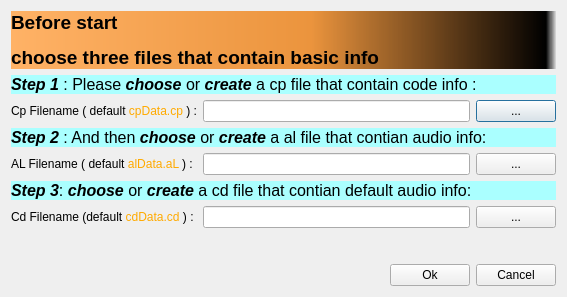
<?xml version="1.0" encoding="UTF-8"?>
<ui version="4.0">
 <class>ChooseCpAlDialog</class>
 <widget class="QDialog" name="ChooseCpAlDialog">
  <property name="geometry">
   <rect>
    <x>0</x>
    <y>0</y>
    <width>567</width>
    <height>297</height>
   </rect>
  </property>
  <property name="windowTitle">
   <string>Dialog</string>
  </property>
  <property name="styleSheet">
   <string notr="true"/>
  </property>
  <layout class="QVBoxLayout" name="verticalLayout_2">
   <item>
    <layout class="QVBoxLayout" name="verticalLayout">
     <item>
      <widget class="QLabel" name="label">
       <property name="styleSheet">
        <string notr="true">background-color: qlineargradient(spread:pad, x1:0, y1:0, x2:1, y2:0, stop:0 rgba(255, 178, 102, 255), stop:0.55 rgba(235, 148, 61, 255), stop:0.98 rgba(0, 0, 0, 255), stop:1 rgba(0, 0, 0, 0));</string>
       </property>
       <property name="text">
        <string>&lt;html&gt;&lt;head/&gt;&lt;body&gt;&lt;p&gt;&lt;span style=&quot; font-size:14pt; font-weight:600;&quot;&gt;Before start &lt;/span&gt;&lt;/p&gt;&lt;p&gt;&lt;span style=&quot; font-size:14pt; font-weight:600;&quot;&gt;choose three files that contain basic info&lt;/span&gt;&lt;/p&gt;&lt;/body&gt;&lt;/html&gt;</string>
       </property>
      </widget>
     </item>
     <item>
      <widget class="QLabel" name="label_2">
       <property name="styleSheet">
        <string notr="true">background-color: rgb(170, 255, 255);</string>
       </property>
       <property name="text">
        <string>&lt;html&gt;&lt;head/&gt;&lt;body&gt;&lt;p&gt;&lt;span style=&quot; font-size:12pt; font-weight:600; font-style:italic;&quot;&gt;Step 1 &lt;/span&gt;&lt;span style=&quot; font-size:12pt;&quot;&gt;: Please &lt;/span&gt;&lt;span style=&quot; font-size:12pt; font-weight:600; font-style:italic;&quot;&gt;choose&lt;/span&gt;&lt;span style=&quot; font-size:12pt;&quot;&gt; or &lt;/span&gt;&lt;span style=&quot; font-size:12pt; font-weight:600; font-style:italic;&quot;&gt;create&lt;/span&gt;&lt;span style=&quot; font-size:12pt;&quot;&gt; a cp file that contain code info :&lt;/span&gt;&lt;/p&gt;&lt;/body&gt;&lt;/html&gt;</string>
       </property>
      </widget>
     </item>
     <item>
      <layout class="QHBoxLayout" name="horizontalLayout">
       <item>
        <widget class="QLabel" name="label_3">
         <property name="text">
          <string>&lt;html&gt;&lt;head/&gt;&lt;body&gt;&lt;p&gt;Cp Filename ( default &lt;span style=&quot; color:#ffaa00;&quot;&gt;cpData.cp &lt;/span&gt;) :&lt;/p&gt;&lt;/body&gt;&lt;/html&gt;</string>
         </property>
        </widget>
       </item>
       <item>
        <widget class="QLineEdit" name="cpFileLineEdit"/>
       </item>
       <item>
        <widget class="QPushButton" name="cpFilePushButton">
         <property name="text">
          <string>...</string>
         </property>
        </widget>
       </item>
      </layout>
     </item>
     <item>
      <widget class="QLabel" name="label_4">
       <property name="styleSheet">
        <string notr="true">background-color: rgb(170, 255, 255);</string>
       </property>
       <property name="text">
        <string>&lt;html&gt;&lt;head/&gt;&lt;body&gt;&lt;p&gt;&lt;span style=&quot; font-size:12pt; font-weight:600; font-style:italic;&quot;&gt;Step 2&lt;/span&gt;&lt;span style=&quot; font-size:12pt;&quot;&gt; : And then &lt;/span&gt;&lt;span style=&quot; font-size:12pt; font-weight:600; font-style:italic;&quot;&gt;choose&lt;/span&gt;&lt;span style=&quot; font-size:12pt;&quot;&gt; or &lt;/span&gt;&lt;span style=&quot; font-size:12pt; font-weight:600; font-style:italic;&quot;&gt;create&lt;/span&gt;&lt;span style=&quot; font-size:12pt;&quot;&gt; a al file that contian audio info:&lt;/span&gt;&lt;/p&gt;&lt;/body&gt;&lt;/html&gt;</string>
       </property>
      </widget>
     </item>
     <item>
      <layout class="QHBoxLayout" name="horizontalLayout_2">
       <item>
        <widget class="QLabel" name="label_5">
         <property name="text">
          <string>&lt;html&gt;&lt;head/&gt;&lt;body&gt;&lt;p&gt;AL Filename ( default &lt;span style=&quot; color:#ffaa00;&quot;&gt;alData.aL &lt;/span&gt;) : &lt;/p&gt;&lt;/body&gt;&lt;/html&gt;</string>
         </property>
        </widget>
       </item>
       <item>
        <widget class="QLineEdit" name="alFileLineEdit"/>
       </item>
       <item>
        <widget class="QPushButton" name="alFilePushButton">
         <property name="text">
          <string>...</string>
         </property>
        </widget>
       </item>
      </layout>
     </item>
     <item>
      <widget class="QLabel" name="label_6">
       <property name="styleSheet">
        <string notr="true">background-color: rgb(170, 255, 255);</string>
       </property>
       <property name="text">
        <string>&lt;html&gt;&lt;head/&gt;&lt;body&gt;&lt;p&gt;&lt;span style=&quot; font-size:12pt; font-weight:600; font-style:italic;&quot;&gt;Step 3&lt;/span&gt;&lt;span style=&quot; font-size:12pt;&quot;&gt;: &lt;/span&gt;&lt;span style=&quot; font-size:12pt; font-weight:600; font-style:italic;&quot;&gt;choose&lt;/span&gt;&lt;span style=&quot; font-size:12pt;&quot;&gt; or &lt;/span&gt;&lt;span style=&quot; font-size:12pt; font-weight:600; font-style:italic;&quot;&gt;create&lt;/span&gt;&lt;span style=&quot; font-size:12pt;&quot;&gt; a cd file that contian  default audio info:&lt;/span&gt;&lt;/p&gt;&lt;/body&gt;&lt;/html&gt;</string>
       </property>
      </widget>
     </item>
     <item>
      <layout class="QHBoxLayout" name="horizontalLayout_4">
       <item>
        <widget class="QLabel" name="label_7">
         <property name="text">
          <string>&lt;html&gt;&lt;head/&gt;&lt;body&gt;&lt;p&gt;Cd Filename (default &lt;span style=&quot; color:#ffaa00;&quot;&gt;cdData.cd &lt;/span&gt;) : &lt;/p&gt;&lt;/body&gt;&lt;/html&gt;</string>
         </property>
        </widget>
       </item>
       <item>
        <widget class="QLineEdit" name="cdFileLineEdit"/>
       </item>
       <item>
        <widget class="QPushButton" name="cdFilePushButton">
         <property name="text">
          <string>...</string>
         </property>
        </widget>
       </item>
      </layout>
     </item>
     <item>
      <spacer name="verticalSpacer">
       <property name="orientation">
        <enum>Qt::Vertical</enum>
       </property>
       <property name="sizeHint" stdset="0">
        <size>
         <width>20</width>
         <height>40</height>
        </size>
       </property>
      </spacer>
     </item>
     <item>
      <layout class="QHBoxLayout" name="horizontalLayout_3">
       <item>
        <spacer name="horizontalSpacer">
         <property name="orientation">
          <enum>Qt::Horizontal</enum>
         </property>
         <property name="sizeHint" stdset="0">
          <size>
           <width>40</width>
           <height>20</height>
          </size>
         </property>
        </spacer>
       </item>
       <item>
        <widget class="QPushButton" name="okPushButton">
         <property name="text">
          <string>Ok</string>
         </property>
        </widget>
       </item>
       <item>
        <widget class="QPushButton" name="cancelPushButton">
         <property name="text">
          <string>Cancel</string>
         </property>
        </widget>
       </item>
      </layout>
     </item>
    </layout>
   </item>
  </layout>
 </widget>
 <resources/>
 <connections>
  <connection>
   <sender>okPushButton</sender>
   <signal>clicked()</signal>
   <receiver>ChooseCpAlDialog</receiver>
   <slot>accept()</slot>
   <hints>
    <hint type="sourcelabel">
     <x>391</x>
     <y>215</y>
    </hint>
    <hint type="destinationlabel">
     <x>271</x>
     <y>209</y>
    </hint>
   </hints>
  </connection>
  <connection>
   <sender>cancelPushButton</sender>
   <signal>clicked()</signal>
   <receiver>ChooseCpAlDialog</receiver>
   <slot>reject()</slot>
   <hints>
    <hint type="sourcelabel">
     <x>541</x>
     <y>225</y>
    </hint>
    <hint type="destinationlabel">
     <x>564</x>
     <y>127</y>
    </hint>
   </hints>
  </connection>
 </connections>
</ui>
